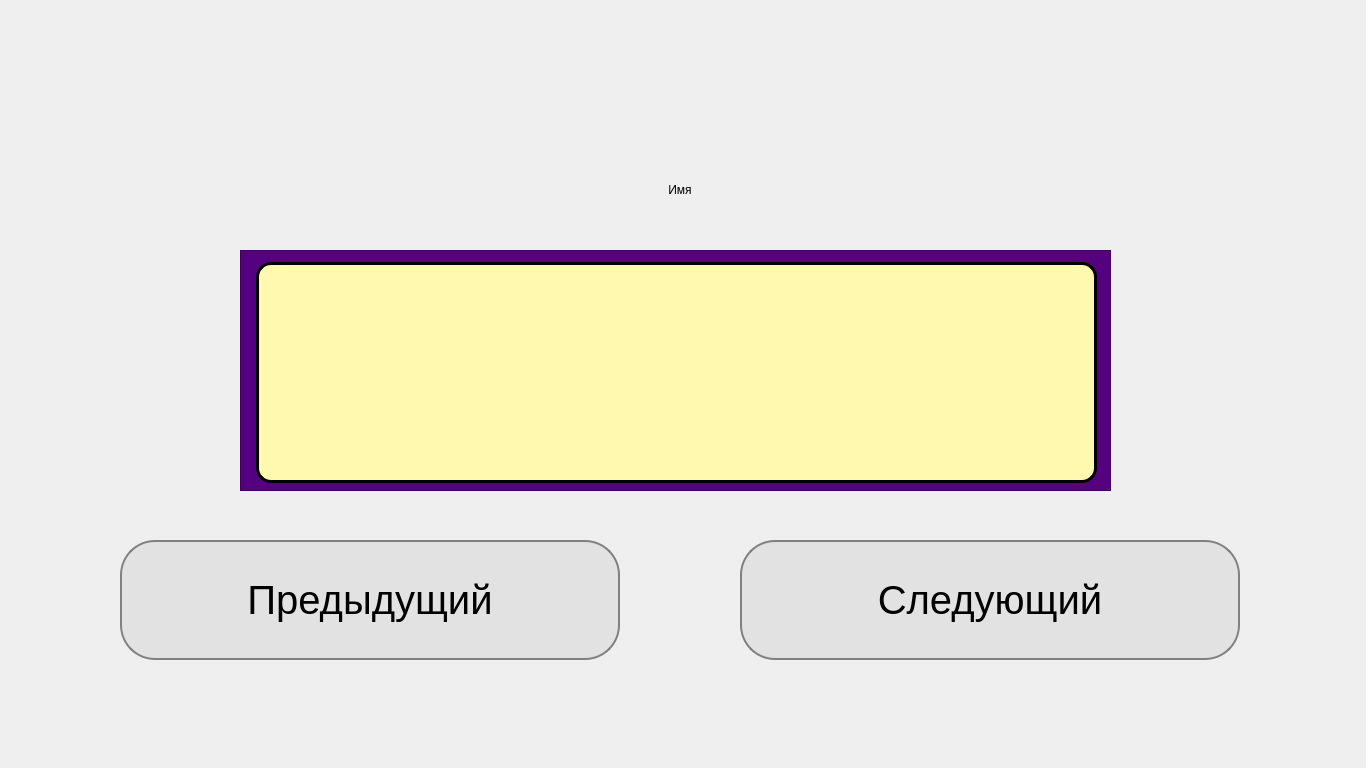
<?xml version="1.0" encoding="UTF-8"?>
<ui version="4.0">
 <class>SecondWindow</class>
 <widget class="QDialog" name="SecondWindow">
  <property name="geometry">
   <rect>
    <x>0</x>
    <y>0</y>
    <width>1366</width>
    <height>768</height>
   </rect>
  </property>
  <property name="windowTitle">
   <string>Dialog</string>
  </property>
  <property name="styleSheet">
   <string notr="true">SecondWindow{
	border-image: url(&quot;SecondWindow.png&quot;) 0 0 0 0 stretch stretch;
	background-color: #ebffff;
}

QFrame#frame{
	background-color: #55007f;

}

QLabel#label{
	font: 87 28pt &quot;Segoe UI Black&quot;;
}

QLabel#label_2{
	background-color: #fff9b0;
	border-radius: 15px;
	font: 75 italic 24pt &quot;Monotype Corsiva&quot;;
	border: 3px solid black;
}

QPushButton{
	border-radius: 35px;
	border: 2px solid gray;
	background-color: #e2e2e2;
}

QPushButton:hover{
	border: 2px solid black;
}

QPushButton:pressed{
	border: 2px solid black;
	color: #e2e2e2;
}</string>
  </property>
  <widget class="QPushButton" name="pushButton">
   <property name="geometry">
    <rect>
     <x>120</x>
     <y>540</y>
     <width>500</width>
     <height>120</height>
    </rect>
   </property>
   <property name="font">
    <font>
     <pointsize>30</pointsize>
    </font>
   </property>
   <property name="text">
    <string>Предыдущий</string>
   </property>
  </widget>
  <widget class="QPushButton" name="pushButton_2">
   <property name="geometry">
    <rect>
     <x>740</x>
     <y>540</y>
     <width>500</width>
     <height>120</height>
    </rect>
   </property>
   <property name="font">
    <font>
     <pointsize>30</pointsize>
    </font>
   </property>
   <property name="text">
    <string>Следующий</string>
   </property>
  </widget>
  <widget class="QLabel" name="label">
   <property name="geometry">
    <rect>
     <x>480</x>
     <y>165</y>
     <width>400</width>
     <height>50</height>
    </rect>
   </property>
   <property name="sizePolicy">
    <sizepolicy hsizetype="Preferred" vsizetype="Preferred">
     <horstretch>0</horstretch>
     <verstretch>0</verstretch>
    </sizepolicy>
   </property>
   <property name="text">
    <string>&lt;html&gt;&lt;head/&gt;&lt;body&gt;&lt;p align=&quot;center&quot;&gt;Имя&lt;/p&gt;&lt;/body&gt;&lt;/html&gt;</string>
   </property>
  </widget>
  <widget class="QFrame" name="frame">
   <property name="geometry">
    <rect>
     <x>240</x>
     <y>250</y>
     <width>871</width>
     <height>241</height>
    </rect>
   </property>
   <property name="frameShape">
    <enum>QFrame::StyledPanel</enum>
   </property>
   <property name="frameShadow">
    <enum>QFrame::Raised</enum>
   </property>
   <widget class="QLabel" name="label_2">
    <property name="geometry">
     <rect>
      <x>16</x>
      <y>12</y>
      <width>841</width>
      <height>221</height>
     </rect>
    </property>
    <property name="text">
     <string/>
    </property>
   </widget>
  </widget>
 </widget>
 <resources/>
 <connections/>
</ui>
